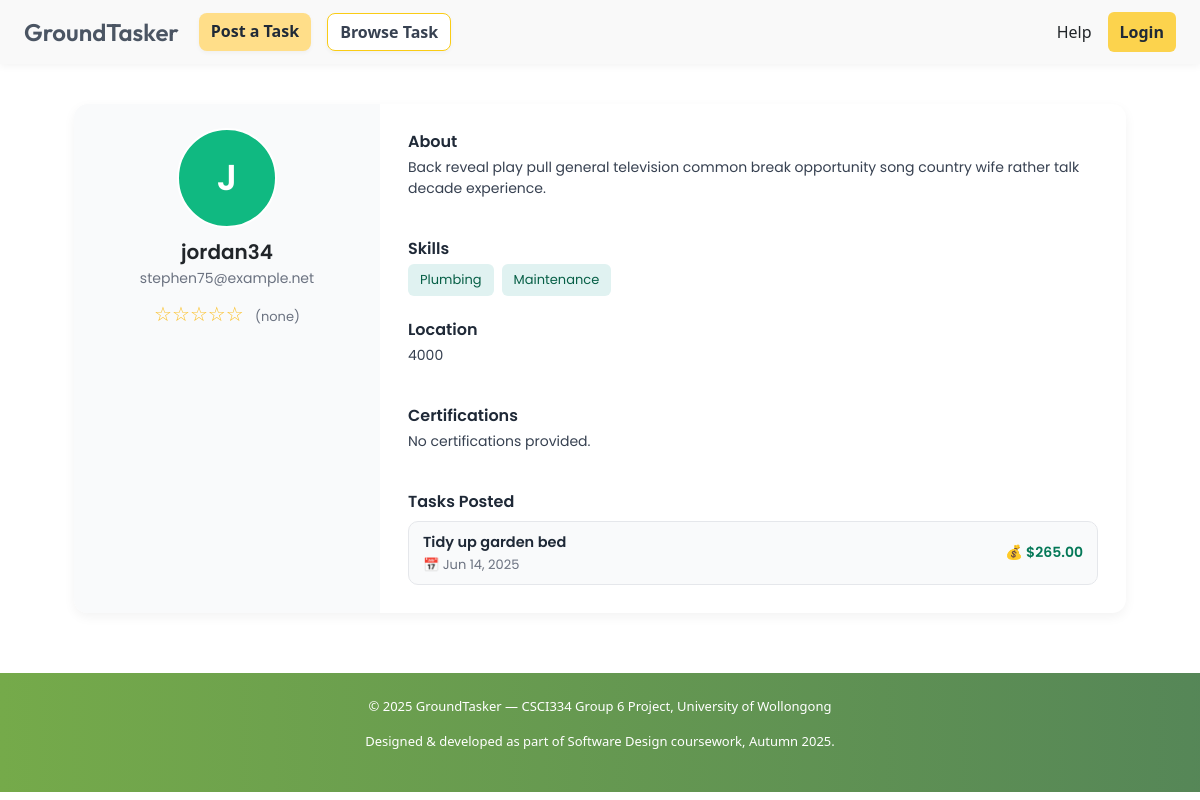
The page /profile/jordan34/ on the database its author committed.
### accounts/models.py (models this page shows, shortened)
class Profile(models.Model):
    user = models.OneToOneField(User, on_delete=models.CASCADE)
    first_name = models.CharField(max_length=100)
    last_name = models.CharField(max_length=100, blank=True, null=True)
    postcode = models.CharField(max_length=10)
    bio = models.TextField(blank=True, null=True)
    skills = models.TextField(blank=True, null=True)
    certifications = models.CharField(max_length=255, blank=True, default="")
    average_rating = models.CharField(max_length=100, blank=True, null=True, default="none")
    ROLE_CHOICES = [
        ('get', 'Get things done'),
        ('earn', 'Earn money'),
    ]
    role = models.CharField(max_length=10, choices=ROLE_CHOICES, default='get')
    ACCOUNT_TYPE_CHOICES = [
        ('individual', 'Individual'),
        ('business', 'Business User'),
    ]
    account_type = models.CharField(max_length=12, choices=ACCOUNT_TYPE_CHOICES, default='individual')
    created_at = models.DateTimeField(auto_now_add=True)

### tasks/models.py (models this page shows, shortened)
class Task(models.Model):
    FLEX_CHOICES = [
        ('on_date', 'On date'),
        ('before_date', 'Before date'),
        ('flexible', "I'm flexible"),
    ]
    title = models.CharField(max_length=200)
    description = models.TextField()
    location = models.CharField(max_length=255)
    budget = models.DecimalField(max_digits=10, decimal_places=2, default=Decimal('0.00'))
    due_type = models.CharField(max_length=20, choices=FLEX_CHOICES)
    due_date = models.DateField(null=True, blank=True)
    posted_by = models.ForeignKey(settings.AUTH_USER_MODEL, on_delete=models.CASCADE)
    created_at = models.DateTimeField(auto_now_add=True)
    category = models.CharField(max_length=100, blank=True, null=True, default="")
    bookmarked_by = models.ManyToManyField(settings.AUTH_USER_MODEL, related_name="bookmarked_tasks", blank=True)

### accounts/views.py (the view)
# urls.py: path('profile/<str:username>/', PublicProfileView.as_view(), name='public_profile'),
class PublicProfileView(View):
    def get(self, request, username):
        user = get_object_or_404(User, username=username)
        profile, _ = Profile.objects.get_or_create(user=user)
        skills = [s.strip() for s in profile.skills.split(',')] if profile.skills else []
        cert_list = [c.strip() for c in profile.certifications.split(',')] if profile.certifications else []
        posted_tasks = Task.objects.filter(posted_by=user)
        stars = "☆☆☆☆☆"
        rating_str = profile.average_rating
        if rating_str is not None and rating_str.lower() != 'none':
            try:
                rating = float(rating_str)
                stars = "★" * int(rating) + "☆" * (5 - int(rating))
            except (ValueError, TypeError):
                stars = "☆☆☆☆☆"
        return render(request, 'public_profile.html', {
            'user_profile': user,
            'profile': profile,
            'skills': skills,
            'cert_list': cert_list,
            'posted_tasks': posted_tasks,
            'stars': stars
        })

### templates/public_profile.html (shortened to what this page needs)
{% extends "base.html" %}
{% load static %}
{% block extra_css %}
  <link rel="stylesheet" href="{% static 'css/public_profile.css' %}?v={{ now|date:'U' }}">
{% endblock %}
{% block content %}
<div class="public-profile-container">
  <div class="profile-card">
    <div class="profile-info">
      <div class="avatar-circle">{{ user_profile.username|slice:":1"|upper }}</div>
      <h2 class="username">{{ user_profile.username }}</h2>
      <p class="email">{{ user_profile.email }}</p>
      {% if profile.average_rating %}
        <div class="rating-stars">
          <span class="star">{{stars}}</span>
          <span class="rating-number">({{ profile.average_rating }})</span>
        </div>
      {% endif %}
    </div>
    <div class="profile-details">
      <div class="section">
        <h3>About</h3>
        <p>{{ profile.bio|default:"No bio provided." }}</p>
      </div>
      <div class="section">
        <h3>Skills</h3>
        <div class="skill-tags">
          {% for skill in skills %}
            <span class="tag">{{ skill }}</span>
          {% endfor %}
        </div>
      </div>
      <div class="section">
        <h3>Location</h3>
        <p>{{ profile.postcode|default:"N/A" }}</p>
      </div>
      <div class="section">
        <h3>Certifications</h3>
        {% if cert_list %}
        <div class="cert-tags">
          {% for cert in cert_list %}
            <span class="cert-tag">{{ cert }}</span>
          {% endfor %}
        </div>
        {% else %}
          <p>No certifications provided.</p>
        {% endif %}
      </div>
      <div class="section">
        <h3>Tasks Posted</h3>
        {% if posted_tasks %}
      <div class="posted-task-list">
        {% for task in posted_tasks %}
          <a class="task-card" href="{% url 'job_detail' task.id %}">
            <div class="task-info">
              <div class="task-title">{{ task.title }}</div>
              <div class="task-date">📅 {{ task.created_at|date:"M d, Y" }}</div>
            </div>
            <div class="task-budget">💰 ${{ task.budget }}</div>
          </a>
        {% endfor %}
      </div>
        {% else %}
          <p>You haven't posted any tasks yet.</p>
        {% endif %}
      </div>
    </div>
  </div>
</div>
{% endblock %}

### static/css/base.css (style rules this page uses)
body { opacity: 0; transition: opacity 0.2s ease-in-out; transition: opacity 0.2s ease, transform 0.2s ease; }
body.fade-in { opacity: 1; transform: scale(1); }
a { text-decoration: none; color: inherit; }

### static/css/public_profile.css (style rules this page uses)
.public-profile-container { max-width: 1100px; margin: 40px auto; padding: 0 24px; font-family: 'Poppins', sans-serif; }
.profile-card { display: flex; flex-wrap: wrap; background: #ffffff; box-shadow: 0 4px 12px rgba(0,0,0,0.05); border-radius: 14px; overflow: hidden; }
.profile-info { flex: 1 1 260px; background: #f9fafb; padding: 24px; text-align: center; }
.avatar-circle { width: 100px; height: 100px; background: #10b981; color: #fff; font-size: 36px; font-weight: 600; display: flex; align-items: center; justify-content: center; border-radius: 50%; margin: 0 auto 12px; border: 2px solid #ffffff; }
.username { margin-bottom: 4px; font-size: 20px; font-weight: 600; }
.email { font-size: 14px; color: #6b7280; margin-bottom: 10px; }
.rating-stars { font-size: 20px; color: #fbbf24; }
.profile-details { flex: 1 1 700px; padding: 28px; display: flex; flex-direction: column; gap: 24px; }
.section h3 { font-size: 16px; color: #1f2937; margin-bottom: 6px; font-weight: 600; }
.section p { font-size: 14px; color: #374151; }
.skill-tags { display: flex; flex-wrap: wrap; gap: 8px; }
.tag { background: #e0f2f1; padding: 6px 12px; font-size: 13px; border-radius: 6px; color: #065f46; }
.rating-number { font-size: 13px; color: #6b7280; margin-left: 6px; }
.posted-task-list { display: flex; flex-direction: column; gap: 10px; margin-top: 10px; padding: 0; }
.task-card { display: flex; justify-content: space-between; align-items: center; padding: 10px 14px; border: 1px solid #e5e7eb; border-radius: 10px; background: #f9fafb; text-decoration: none; color: #1f2937; transition: all 0.2s ease; line-height: 1.4; }
.task-info { display: flex; flex-direction: column; gap: 2px; }
.task-title { font-weight: 600; font-size: 14.5px; margin-bottom: 1px; }
.task-date { font-size: 13px; color: #6b7280; }
.task-budget { font-weight: 600; font-size: 14px; color: #047857; white-space: nowrap; }

### rows shown on the page
Profile: average_rating "none", bio "Back reveal play pull general television common break opportunity song country wife rather talk decade experience.", postcode "4000"
Task: title "Tidy up garden bed", created_at "Jun 14, 2025", budget "265.00"

### other values the page prints
{{ user_profile.username|slice:":1"|upper }} "J"
{{ user_profile.username }} "jordan34"
{{ user_profile.email }} "stephen75@example.net"
{{ stars }} "☆☆☆☆☆"
{{ skill }} "Plumbing" "Maintenance"
{{ year }} "2025"
